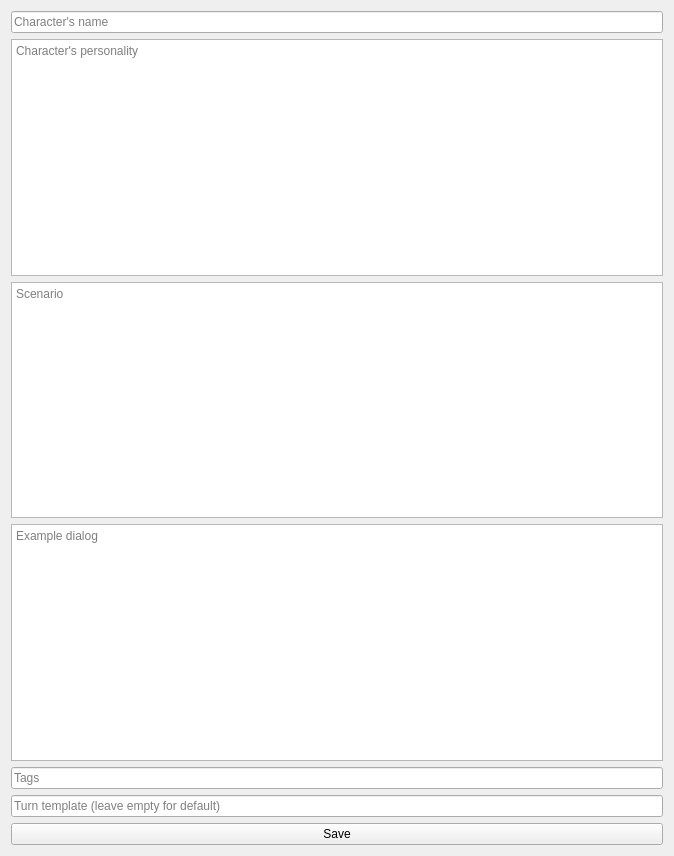
<?xml version="1.0" encoding="UTF-8"?>
<ui version="4.0">
 <class>CharacterForm</class>
 <widget class="QWidget" name="CharacterForm">
  <property name="geometry">
   <rect>
    <x>0</x>
    <y>0</y>
    <width>674</width>
    <height>856</height>
   </rect>
  </property>
  <property name="windowTitle">
   <string>Character create</string>
  </property>
  <layout class="QGridLayout" name="gridLayout">
   <item row="7" column="0">
    <widget class="QPushButton" name="saveButton">
     <property name="text">
      <string>Save</string>
     </property>
    </widget>
   </item>
   <item row="3" column="0">
    <widget class="QPlainTextEdit" name="charExampleDialog">
     <property name="placeholderText">
      <string>Example dialog</string>
     </property>
    </widget>
   </item>
   <item row="2" column="0">
    <widget class="QPlainTextEdit" name="charScenario">
     <property name="toolTip">
      <string>Use {{char}} as user name placeholder</string>
     </property>
     <property name="placeholderText">
      <string>Scenario</string>
     </property>
    </widget>
   </item>
   <item row="0" column="0">
    <widget class="QLineEdit" name="charName">
     <property name="toolTip">
      <string/>
     </property>
     <property name="placeholderText">
      <string>Character's name</string>
     </property>
    </widget>
   </item>
   <item row="5" column="0">
    <widget class="QLineEdit" name="charTags">
     <property name="placeholderText">
      <string>Tags</string>
     </property>
    </widget>
   </item>
   <item row="1" column="0">
    <widget class="QPlainTextEdit" name="charPersona">
     <property name="placeholderText">
      <string>Character's personality</string>
     </property>
    </widget>
   </item>
   <item row="6" column="0">
    <widget class="QLineEdit" name="charTemplate">
     <property name="text">
      <string/>
     </property>
     <property name="placeholderText">
      <string>Turn template (leave empty for default)</string>
     </property>
    </widget>
   </item>
  </layout>
 </widget>
 <resources/>
 <connections/>
</ui>
